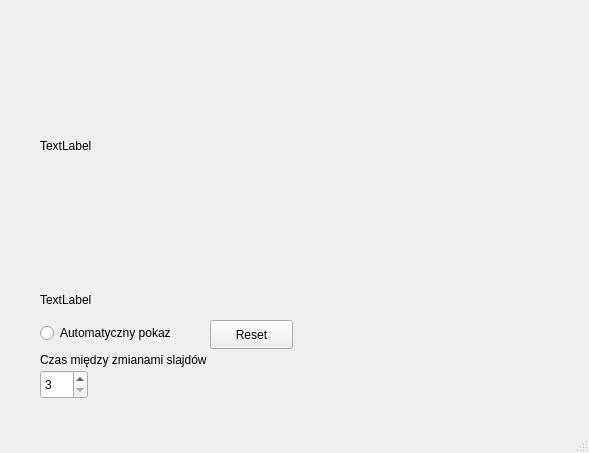
<?xml version="1.0" encoding="UTF-8"?>
<ui version="4.0">
 <class>MainWindow</class>
 <widget class="QMainWindow" name="MainWindow">
  <property name="geometry">
   <rect>
    <x>0</x>
    <y>0</y>
    <width>589</width>
    <height>453</height>
   </rect>
  </property>
  <property name="windowTitle">
   <string>MainWindow</string>
  </property>
  <widget class="QWidget" name="centralwidget">
   <widget class="QLabel" name="label">
    <property name="geometry">
     <rect>
      <x>40</x>
      <y>30</y>
      <width>421</width>
      <height>231</height>
     </rect>
    </property>
    <property name="text">
     <string>TextLabel</string>
    </property>
   </widget>
   <widget class="QLabel" name="label_2">
    <property name="geometry">
     <rect>
      <x>40</x>
      <y>290</y>
      <width>441</width>
      <height>20</height>
     </rect>
    </property>
    <property name="text">
     <string>TextLabel</string>
    </property>
   </widget>
   <widget class="QSpinBox" name="spinBox">
    <property name="geometry">
     <rect>
      <x>40</x>
      <y>370</y>
      <width>48</width>
      <height>29</height>
     </rect>
    </property>
    <property name="minimum">
     <number>3</number>
    </property>
    <property name="value">
     <number>3</number>
    </property>
   </widget>
   <widget class="QLabel" name="label_3">
    <property name="geometry">
     <rect>
      <x>40</x>
      <y>350</y>
      <width>211</width>
      <height>20</height>
     </rect>
    </property>
    <property name="text">
     <string>Czas między zmianami slajdów</string>
    </property>
   </widget>
   <widget class="QRadioButton" name="radioButton">
    <property name="geometry">
     <rect>
      <x>40</x>
      <y>320</y>
      <width>171</width>
      <height>26</height>
     </rect>
    </property>
    <property name="text">
     <string>Automatyczny pokaz</string>
    </property>
   </widget>
   <widget class="QPushButton" name="pushButton">
    <property name="geometry">
     <rect>
      <x>210</x>
      <y>320</y>
      <width>83</width>
      <height>29</height>
     </rect>
    </property>
    <property name="text">
     <string>Reset</string>
    </property>
   </widget>
  </widget>
  <widget class="QMenuBar" name="menubar">
   <property name="geometry">
    <rect>
     <x>0</x>
     <y>0</y>
     <width>589</width>
     <height>25</height>
    </rect>
   </property>
  </widget>
  <widget class="QStatusBar" name="statusbar"/>
 </widget>
 <resources/>
 <connections/>
</ui>
